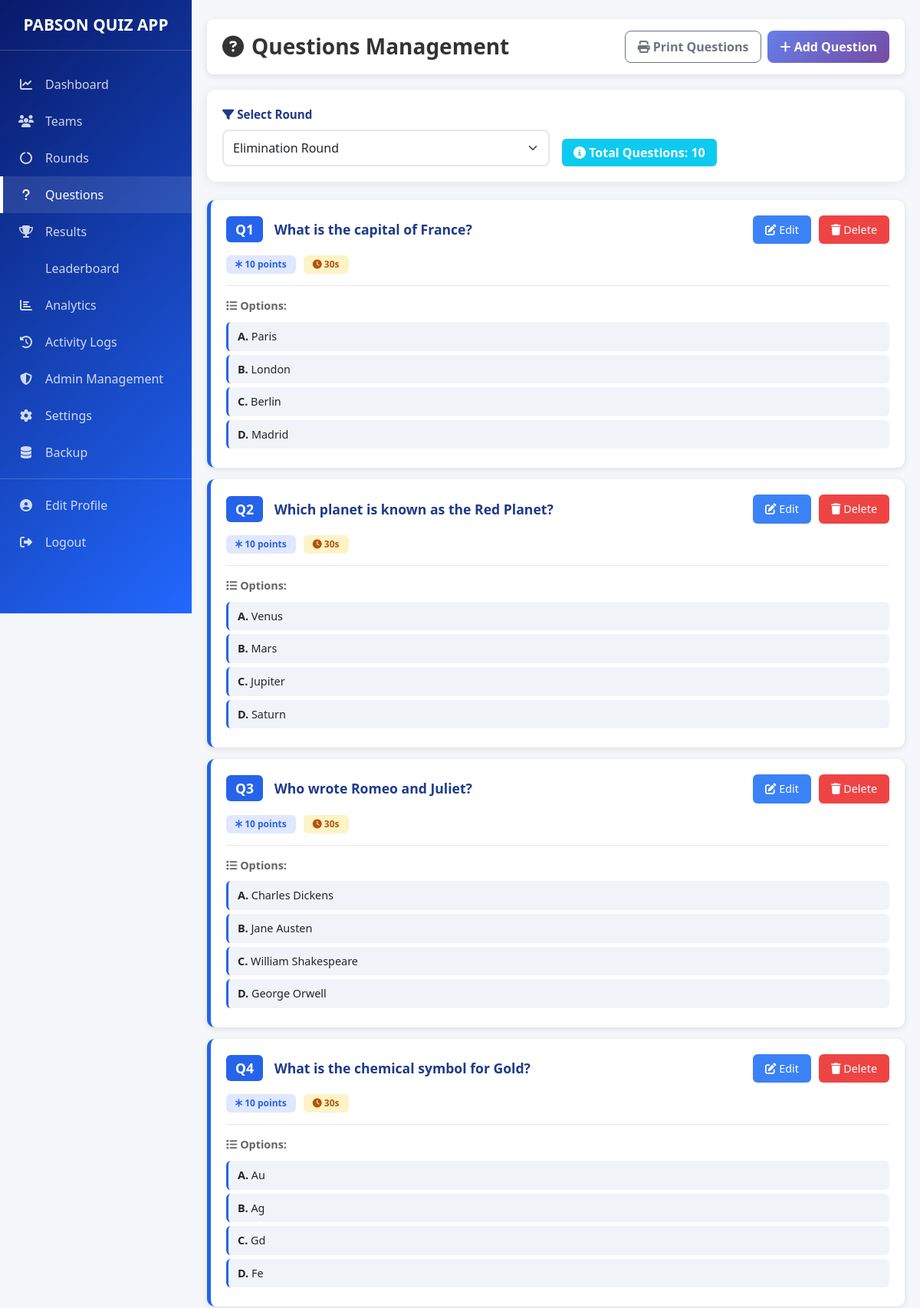
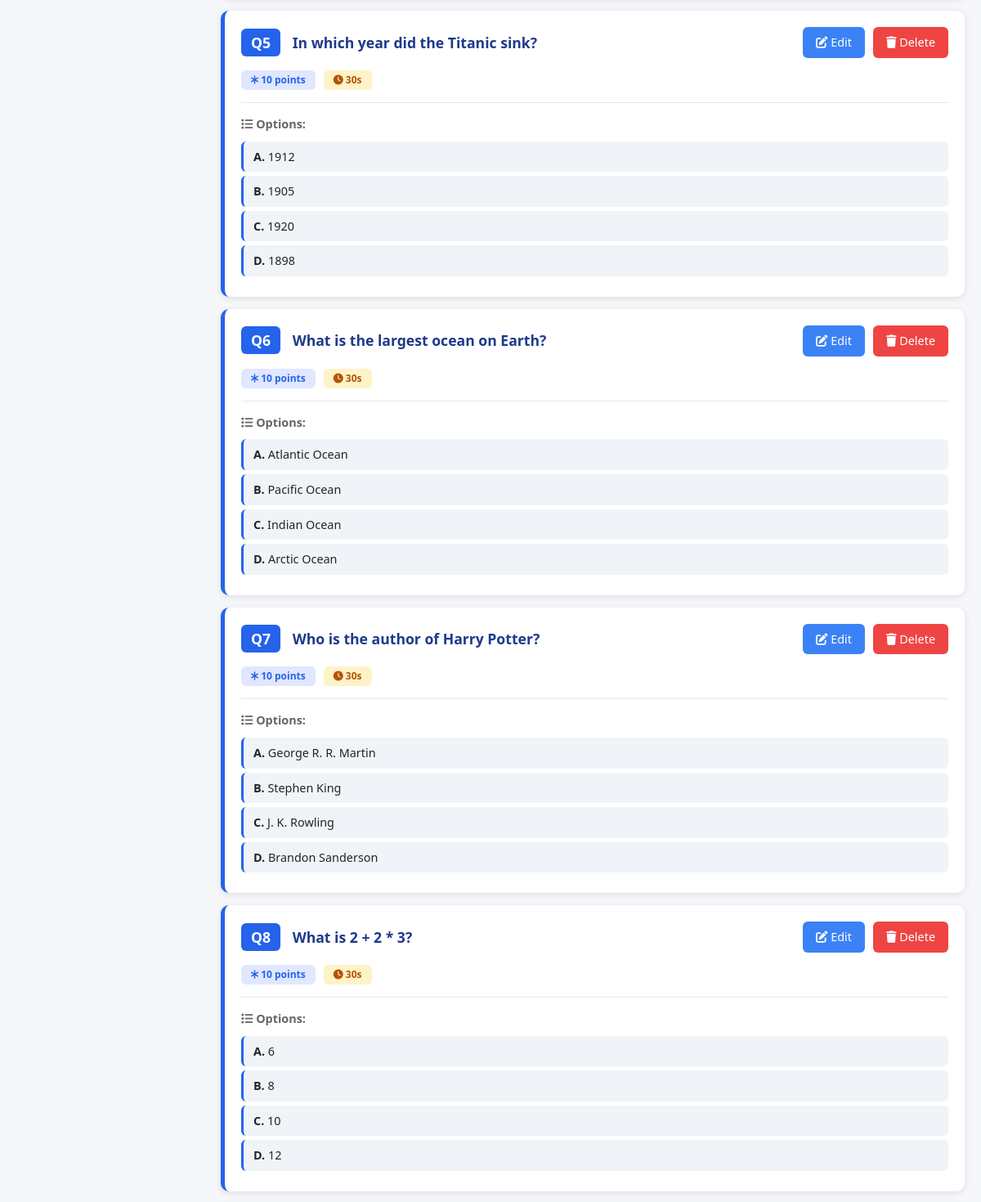
Screenshot of /admin/questions.php (signed in, upper part) with the database file from the repository (2 pictures, top to bottom).
### tables this page shows
CREATE TABLE `questions` (
  `id` INT PRIMARY KEY AUTO_INCREMENT,
  `round_id` INT NOT NULL,
  `question_text` LONGTEXT,
  `question_image` VARCHAR(255),
  `question_type` ENUM('text', 'image', 'mixed') DEFAULT 'text',
  `marks` INT DEFAULT 1,
  `time_limit` INT DEFAULT 30 COMMENT 'Time in seconds',
  `sequence` INT NOT NULL,
  `correct_answer` CHAR(1) NOT NULL COMMENT 'A, B, C, or D',
  `created_at` TIMESTAMP DEFAULT CURRENT_TIMESTAMP,
  `updated_at` TIMESTAMP DEFAULT CURRENT_TIMESTAMP ON UPDATE CURRENT_TIMESTAMP,
  FOREIGN KEY (`round_id`) REFERENCES `rounds`(`id`) ON DELETE CASCADE,
  INDEX `idx_round_id` (`round_id`),
  INDEX `idx_sequence` (`sequence`)
);

CREATE TABLE `question_options` (
  `id` INT PRIMARY KEY AUTO_INCREMENT,
  `question_id` INT NOT NULL,
  `option_letter` CHAR(1) NOT NULL COMMENT 'A, B, C, or D',
  `option_text` LONGTEXT,
  `option_image` VARCHAR(255),
  `option_type` ENUM('text', 'image') DEFAULT 'text',
  `created_at` TIMESTAMP DEFAULT CURRENT_TIMESTAMP,
  FOREIGN KEY (`question_id`) REFERENCES `questions`(`id`) ON DELETE CASCADE,
  INDEX `idx_question_id` (`question_id`),
  INDEX `idx_option_letter` (`option_letter`)
);

### includes/Database.php (called while the page is built, shortened)
<?php
class Database
{
    private static $instance = null;
    private $connection;
    private $stmt;
    public static function getInstance()
    {
        if (self::$instance === null) {
            self::$instance = new self();
        }
        return self::$instance;
    }
    private function connect()
    {
        $dsn = 'mysql:host=' . DB_HOST . ';dbname=' . DB_NAME . ';charset=' . DB_CHARSET;
        try {
            $this->connection = new PDO(
                $dsn,
                DB_USER,
                DB_PASS,
                [
                    PDO::ATTR_ERRMODE => PDO::ERRMODE_EXCEPTION,
                    PDO::ATTR_DEFAULT_FETCH_MODE => PDO::FETCH_ASSOC,
                    PDO::ATTR_EMULATE_PREPARES => false,
                ]
            );
        } catch (PDOException $e) {
            Logger::error('Database Connection Error: ' . $e->getMessage());
            die('Database connection failed. Please try again later.');
        }
    }
    public function query($sql, $params = [])
    {
        try {
            $this->stmt = $this->connection->prepare($sql);
            if (!$this->stmt->execute($params)) {
                $errorInfo = $this->stmt->errorInfo();
                throw new Exception('Database error: ' . (isset($errorInfo[2]) ? $errorInfo[2] : 'Unknown error'));
            }
            return $this;
        } catch (PDOException $e) {
            Logger::error('Query Error: ' . $e->getMessage() . ' SQL: ' . $sql);
            throw new Exception('Database query failed: ' . $e->getMessage());
        } catch (Exception $e) {
            Logger::error('Query Error: ' . $e->getMessage());
            throw $e;
        }
    }
    public function resultSet()
    {
        return $this->stmt->fetchAll();
    }
}

### includes/Auth.php (called while the page is built, shortened)
<?php
class Auth
{
    public function isAdminLoggedIn()
    {
        return isset($_SESSION['admin_id']) && !empty($_SESSION['admin_id']);
    }
    public function getCurrentAdmin()
    {
        return [
            'id' => $_SESSION['admin_id'],
            'username' => $_SESSION['admin_username'],
            'role' => $_SESSION['admin_role'],
            'name' => $_SESSION['admin_name']
        ];
    }
    public function canManageContent()
    {
        return $this->isAdminLoggedIn() && in_array($_SESSION['admin_role'], ['super_admin', 'quiz_master'], true);
    }
    private function checkSessionTimeout()
    {
        if ($this->isAdminLoggedIn() || $this->isTeamLoggedIn()) {
            $loginTime = $_SESSION['login_time'] ?? time();
        }
    }
}

### models/Models.php (called while the page is built, shortened)
<?php
class RoundModel
{
    private $db;
    public function __construct()
    {
        $this->db = Database::getInstance();
    }
    public function getAll()
    {
        $this->db->query('SELECT * FROM rounds ORDER BY sequence ASC');
        return $this->db->resultSet();
    }
}

### includes/Security.php (called while the page is built, shortened)
<?php
class Security
{
    public static function escapeOutput($output)
    {
        return htmlspecialchars($output, ENT_QUOTES, 'UTF-8');
    }
}

### models/QuestionModel.php (called while the page is built, shortened)
<?php
class QuestionModel
{
    private $db;
    public function __construct()
    {
        $this->db = Database::getInstance();
    }
    public function getByRound($roundId, $limit = 50, $offset = 0)
    {
        $this->db->query(
            'SELECT * FROM questions WHERE round_id = ? ORDER BY sequence ASC LIMIT ? OFFSET ?',
            [$roundId, $limit, $offset]
        );
        $questions = $this->db->resultSet();
        foreach ($questions as &$question) {
            $this->db->query(
                'SELECT * FROM question_options WHERE question_id = ? ORDER BY option_letter ASC',
                [$question['id']]
            );
            $question['options'] = $this->db->resultSet();
        }
        return $questions;
    }
}

### admin/questions.php (the view, shortened to what this page needs)
<?php
require_once MODELS_PATH . '/Models.php';
require_once MODELS_PATH . '/QuestionModel.php';
$auth = new Auth();
$round_model = new RoundModel();
$question_model = new QuestionModel();
$rounds = $round_model->getAll();
$selectedRound = $_GET['round'] ?? ($rounds[0]['id'] ?? 0);
$questions = [];
if ($selectedRound) {
    $questions = $question_model->getByRound($selectedRound, 100);
}
?>
<!DOCTYPE html>
<html lang="en">
<head>
    <link href="https://cdn.jsdelivr.net/npm/bootstrap@5.3.8/dist/css/bootstrap.min.css" rel="stylesheet">
    <link rel="stylesheet" href="https://cdnjs.cloudflare.com/ajax/libs/font-awesome/6.4.0/css/all.min.css">
    <link rel="stylesheet" href="https://cdn.jsdelivr.net/npm/sweetalert2@11/dist/sweetalert2.min.css">
    <link rel="stylesheet" href="../assets/css/admin.css">
</head>
<body>
    <div class="sidebar">
        <div class="sidebar-brand">
           <h2><i class="fas fa-quiz"></i>PABSON QUIZ APP</h2>
        </div>
        <ul class="sidebar-menu list-unstyled">
            <li><a href="dashboard.php"><i class="fas fa-chart-line"></i> Dashboard</a></li>
            <?php if ($auth->canManageContent()): ?>
                <li><a href="teams.php"><i class="fas fa-users"></i> Teams</a></li>
                <li><a href="rounds.php"><i class="fas fa-circle-notch"></i> Rounds</a></li>
                <li><a href="questions.php" class="active"><i class="fas fa-question"></i> Questions</a></li>
            <?php endif; ?>
            <li><a href="results.php"><i class="fas fa-trophy"></i> Results</a></li>
            <li><a href="leaderboard.php"><i class="fas fa-podium"></i> Leaderboard</a></li>
            <li><a href="analytics.php"><i class="fas fa-chart-bar"></i> Analytics</a></li>
            <li><a href="activity-logs.php"><i class="fas fa-history"></i> Activity Logs</a></li>
            <?php if ($auth->getCurrentAdmin()['role'] === 'super_admin'): ?>
                <li><a href="admins.php"><i class="fas fa-shield-alt"></i> Admin Management</a></li>
            <?php endif; ?>
            <li><a href="settings.php"><i class="fas fa-cog"></i> Settings</a></li>
            <li><a href="backup.php"><i class="fas fa-database"></i> Backup</a></li>
            <li><hr style="opacity: 0.2; margin: 10px 0;"></li>
            <li><a href="profile.php"><i class="fas fa-user-circle"></i> Edit Profile</a></li>
            <li><a href="logout.php"><i class="fas fa-sign-out-alt"></i> Logout</a></li>
        </ul>
    </div>
    <div class="main-content">
        <div class="navbar-top">
            <div style="display: flex; justify-content: space-between; align-items: center; width: 100%;">
                <h3><i class="fas fa-question-circle" style="margin-right: 10px;"></i>Questions Management</h3>
                <div class="d-flex gap-2">
                    <button class="btn btn-outline-secondary" id="btnPrintQuestions">
                        <i class="fas fa-print"></i> Print Questions
                    </button>
                    <button class="btn btn-primary" data-bs-toggle="modal" data-bs-target="#addQuestionModal">
                        <i class="fas fa-plus"></i> Add Question
                    </button>
                </div>
            </div>
        </div>
        <div class="card-modern mb-4">
            <div class="card-modern-body">
                <form method="GET" class="row g-3 align-items-end">
                    <div class="col-md-6">
                        <label class="form-label"><i class="fas fa-filter"></i> Select Round</label>
                        <select name="round" class="form-select" onchange="this.form.submit()">
                            <?php foreach ($rounds as $round): ?>
                                <option value="<?php echo $round['id']; ?>" <?php echo $selectedRound == $round['id'] ? 'selected' : ''; ?>>
                                    <?php echo Security::escapeOutput($round['name']); ?>
                                </option>
                            <?php endforeach; ?>
                        </select>
                    </div>
                    <div class="col-md-6">
                        <span class="badge bg-info" style="padding: 10px 15px; font-size: 1rem;">
                            <i class="fas fa-info-circle"></i> Total Questions: <?php echo count($questions); ?>
                        </span>
                    </div>
                </form>
            </div>
        </div>
        <div class="container-fluid p-0">
            <?php if (empty($questions)): ?>
                <div class="alert alert-info text-center" style="padding: 40px;">
                    <i class="fas fa-inbox" style="font-size: 3rem; margin-bottom: 20px;"></i>
                    <h5>No Questions Added Yet</h5>
                    <p>Click the "Add Question" button above to get started.</p>
                </div>
            <?php else: ?>
                <?php foreach ($questions as $index => $question): ?>
                    <div class="question-card">
                        <div class="question-header">
                            <div>
                                <h5 class="question-title" data-full-question="<?php echo htmlspecialchars($question['question_text'], ENT_QUOTES, 'UTF-8'); ?>">
                                    <span style="background: #2563eb; color: white; padding: 5px 12px; border-radius: 6px; margin-right: 10px;">Q<?php echo $question['sequence']; ?></span>
                                    <?php echo strlen($question['question_text']) > 80 ? substr(Security::escapeOutput($question['question_text']), 0, 80) . '...' : Security::escapeOutput($question['question_text']); ?>
                                </h5>
                            </div>
                            <div class="action-buttons">
                                <button class="btn-edit" onclick="editQuestion(<?php echo $question['id']; ?>)">
                                    <i class="fas fa-edit"></i> Edit
                                </button>
                                <button class="btn-delete" onclick="deleteQuestion(<?php echo $question['id']; ?>)">
                                    <i class="fas fa-trash"></i> Delete
                                </button>
                            </div>
                        </div>
                        <div style="display: flex; gap: 10px; align-items: center;">
                            <span class="badge" style="background: #e0e7ff; color: #2563eb; padding: 6px 12px;">
                                <i class="fas fa-asterisk"></i> <?php echo $question['marks']; ?> points
                            </span>
                            <span class="badge" style="background: #fef3c7; color: #b45309; padding: 6px 12px;">
                                <i class="fas fa-clock"></i> <?php echo $question['time_limit']; ?>s
                            </span>
                        </div>
                        <?php if (!empty($question['options'])): ?>
                            <div style="margin-top: 15px; border-top: 1px solid #e5e7eb; padding-top: 15px;">
                                <p style="margin: 0 0 10px 0; font-weight: 600; color: #666; font-size: 0.9rem;">
                                    <i class="fas fa-list"></i> Options:
                                </p>
                                <?php foreach ($question['options'] as $option): ?>
                                    <div class="option-preview <?php echo isset($option['is_correct']) && $option['is_correct'] ? 'correct' : ''; ?>">
                                        <strong><?php echo $option['option_letter']; ?>.</strong>
                                        <?php echo Security::escapeOutput($option['option_text']); ?>
                                    </div>
                                <?php endforeach; ?>
                            </div>
                        <?php endif; ?>
                    </div>
                <?php endforeach; ?>
            <?php endif; ?>
        </div>
    </div>
</body>
</html>

### rows the page displays
questions: sequence "1", question_text "What is the capital of France?", marks "10", time_limit "30"
question_options: option_letter "A", option_text "Paris"
question_options: option_letter "B", option_text "London"
question_options: option_letter "C", option_text "Berlin"
question_options: option_letter "D", option_text "Madrid"
questions: sequence "2", question_text "Which planet is known as the Red Planet?", marks "10", time_limit "30"
question_options: option_letter "A", option_text "Venus"
question_options: option_letter "B", option_text "Mars"
question_options: option_letter "C", option_text "Jupiter"
question_options: option_letter "D", option_text "Saturn"
questions: sequence "3", question_text "Who wrote Romeo and Juliet?", marks "10", time_limit "30"
question_options: option_letter "A", option_text "Charles Dickens"
question_options: option_letter "B", option_text "Jane Austen"
question_options: option_letter "C", option_text "William Shakespeare"
question_options: option_letter "D", option_text "George Orwell"
questions: sequence "4", question_text "What is the chemical symbol for Gold?", marks "10", time_limit "30"
question_options: option_letter "A", option_text "Au"
question_options: option_letter "B", option_text "Ag"
question_options: option_letter "C", option_text "Gd"
question_options: option_letter "D", option_text "Fe"
questions: sequence "5", question_text "In which year did the Titanic sink?", marks "10", time_limit "30"
question_options: option_letter "A", option_text "1912"
question_options: option_letter "B", option_text "1905"
question_options: option_letter "C", option_text "1920"
question_options: option_letter "D", option_text "1898"
questions: sequence "6", question_text "What is the largest ocean on Earth?", marks "10", time_limit "30"
question_options: option_letter "A", option_text "Atlantic Ocean"
question_options: option_letter "B", option_text "Pacific Ocean"
question_options: option_letter "C", option_text "Indian Ocean"
question_options: option_letter "D", option_text "Arctic Ocean"
questions: sequence "7", question_text "Who is the author of Harry Potter?", marks "10", time_limit "30"
question_options: option_letter "A", option_text "George R. R. Martin"
question_options: option_letter "B", option_text "Stephen King"
question_options: option_letter "C", option_text "J. K. Rowling"
question_options: option_letter "D", option_text "Brandon Sanderson"
questions: sequence "8", question_text "What is 2 + 2 * 3?", marks "10", time_limit "30"
question_options: option_letter "A", option_text "6"
question_options: option_letter "B", option_text "8"
question_options: option_letter "C", option_text "10"
question_options: option_letter "D", option_text "12"

### other values shown
count($questions) "10"
form field round "Elimination Round"
